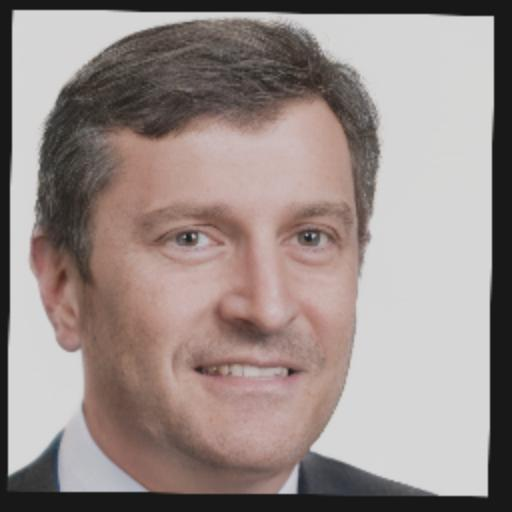
#> input picture infer_images/dataset_stylegan3_10id/ffhq/00000_id0_#0.jpg, 512 x 512 px, found by its file name; its folder holds 4 pictures in this run
$ python create_pickle_aug.py
#> lines starting #> are read from the running program, lines starting #| are printed output that depends on the picture
import os
import cv2
import numpy as np
import pickle

data_dir = "./infer_images/dataset_stylegan3_10id/ffhq/"

save_dir = "./aug_images/dataset_stylegan3_10id/aug/"

if(not os.path.exists(save_dir)):
    os.makedirs(save_dir,exist_ok=True)

num_of_identity_needed = 3

num_of_identity = 0
pickle_list = []
for file_name in os.listdir(data_dir):
    if(num_of_identity == num_of_identity_needed):
        break
    img = cv2.imread(os.path.join(data_dir,file_name))
#> img is the input picture: shape (512, 512, 3); mean B, G, R 136.9, 140.3, 152.8
    img_flip = cv2.flip(img, 1)
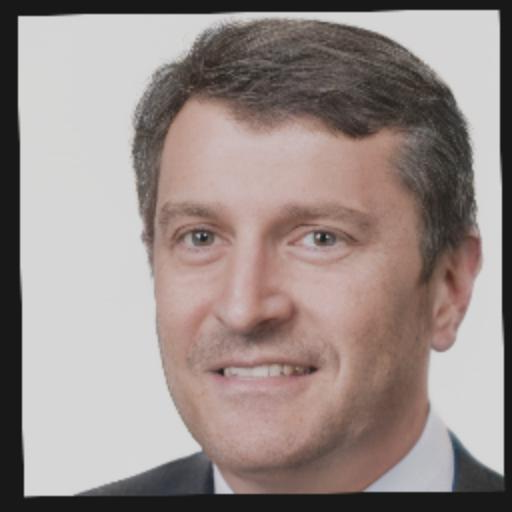
#> img_flip: shape (512, 512, 3); mean B, G, R 136.9, 140.3, 152.8

    cv2.imwrite(os.path.join(save_dir,file_name), img_flip)
    pickle_list.append(os.path.join(save_dir,file_name))
    num_of_identity += 1
#> pass 2 of the loop `for file_name in os.listdir(data_dir):`:
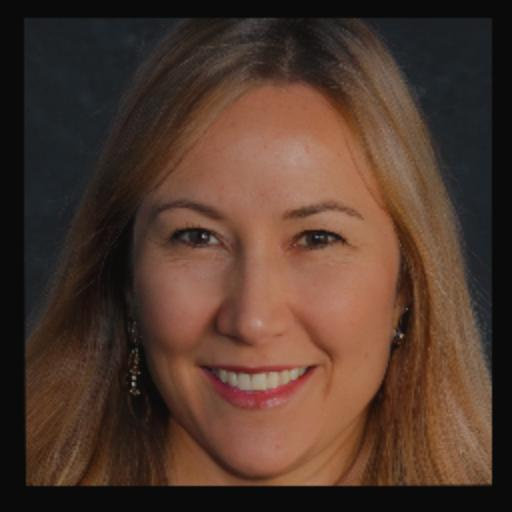
#> input picture infer_images/dataset_stylegan3_10id/ffhq/00001_id1_#0.jpg, 512 x 512 px, found by its file name
#> img is the input picture: shape (512, 512, 3); mean B, G, R 45, 56.8, 80.7
#> `img_flip = cv2.flip(img, 1)`:
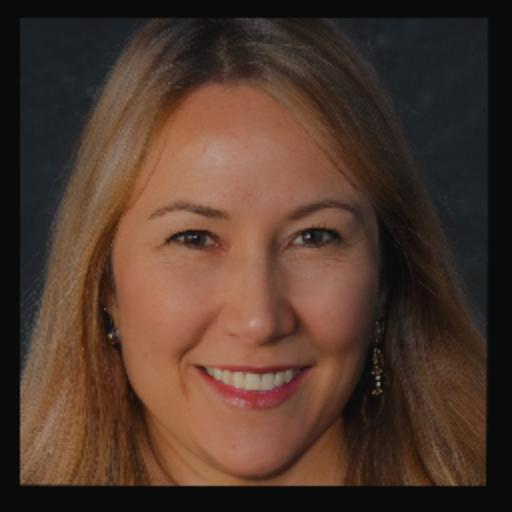
#> img_flip: shape (512, 512, 3); mean B, G, R 45, 56.8, 80.7
#> pass 3 of the loop `for file_name in os.listdir(data_dir):`:
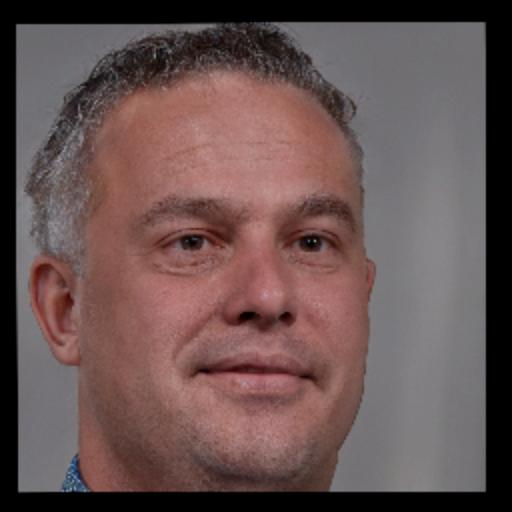
#> input picture infer_images/dataset_stylegan3_10id/ffhq/00002_id2_#0.jpg, 512 x 512 px, found by its file name
#> img is the input picture: shape (512, 512, 3); mean B, G, R 82, 83.2, 104.3
#> `img_flip = cv2.flip(img, 1)`:
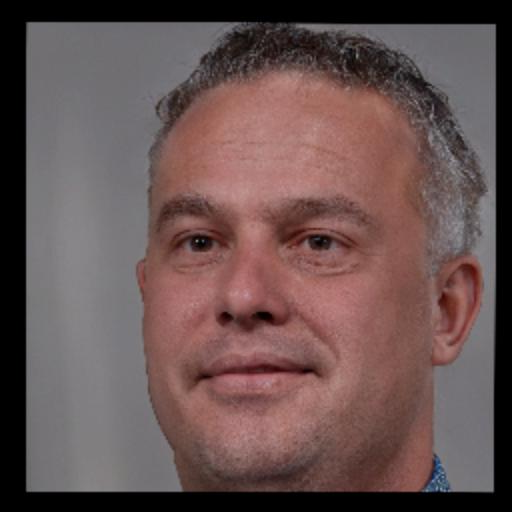
#> img_flip: shape (512, 512, 3); mean B, G, R 82, 83.2, 104.3
#> the loop made 4 passes; the first 3 are shown

with open(os.path.join(save_dir,"ffhq.pkl"), "wb") as fp:
	pickle.dump(pickle_list, fp)

interpolated_images = []
